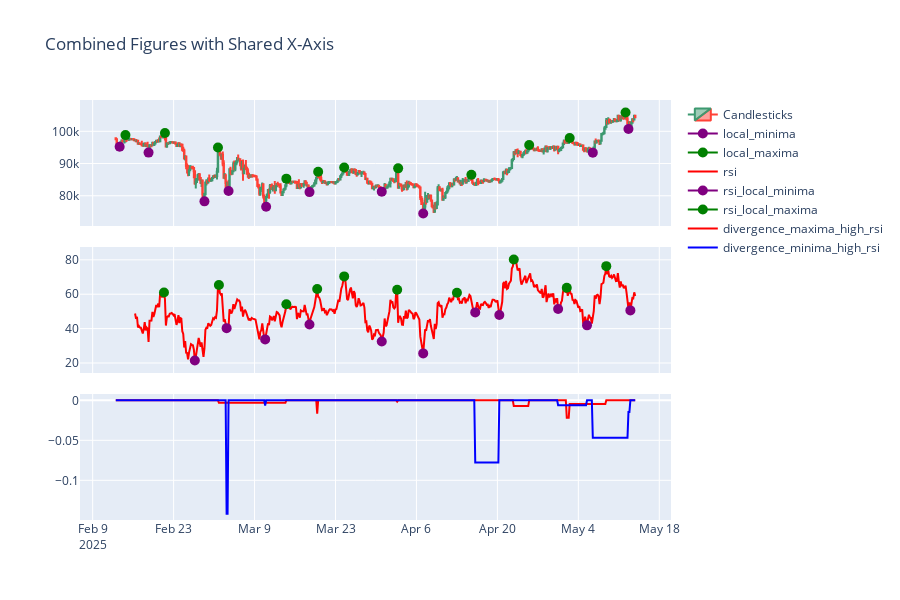

Here is the notebook cell this chart was saved with:
### Code cell
# Create a subplot figure with 3 rows and shared x-axis
fig = make_subplots(rows=3, cols=1, shared_xaxes=True, vertical_spacing=0.05)

# Add fig1 traces to the first row
fig.update_xaxes(rangeslider_visible=False)

for trace in fig1.data:
    fig.add_trace(trace.update(xaxis="x1"), row=1, col=1)

# Add fig2 traces to the second row
for trace in fig2.data:
    fig.add_trace(trace, row=2, col=1)

# Add fig3 traces to the third row
for trace in fig3.data:
    fig.add_trace(trace, row=3, col=1)

# Update layout for better appearance
fig.update_layout(height=600, title_text="Combined Figures with Shared X-Axis")

# Show the combined figure
fig.show()

### Figure 1 — Plotly figure (JSON) as saved in the notebook; plotly's stock layout.template omitted (floating-point values rounded to 4 significant figures; data arrays with more than 128 entries replaced by an {"elided": "..."} marker saying what was removed)
{"data": [{"close": {"elided": "540 float values"}, "high": {"elided": "540 float values"}, "low": {"elided": "540 float values"}, "name": "Candlesticks", "open": {"elided": "540 float values"}, "type": "candlestick", "x": {"elided": "540 str values"}, "xaxis": "x", "yaxis": "y"}, {"marker": {"color": "purple", "size": 10}, "mode": "lines+markers", "name": "local_minima", "type": "scatter", "x": {"elided": "540 str values"}, "xaxis": "x", "y": {"elided": "540 float values"}, "yaxis": "y"}, {"marker": {"color": "green", "size": 10}, "mode": "lines+markers", "name": "local_maxima", "type": "scatter", "x": {"elided": "540 str values"}, "xaxis": "x", "y": {"elided": "540 float values"}, "yaxis": "y"}, {"marker": {"color": "red"}, "mode": "lines", "name": "rsi", "type": "scatter", "x": {"elided": "540 str values"}, "xaxis": "x2", "y": {"elided": "540 float values"}, "yaxis": "y2"}, {"marker": {"color": "purple", "size": 10}, "mode": "lines+markers", "name": "rsi_local_minima", "type": "scatter", "x": {"elided": "540 str values"}, "xaxis": "x2", "y": {"elided": "540 float values"}, "yaxis": "y2"}, {"marker": {"color": "green", "size": 10}, "mode": "lines+markers", "name": "rsi_local_maxima", "type": "scatter", "x": {"elided": "540 str values"}, "xaxis": "x2", "y": {"elided": "540 float values"}, "yaxis": "y2"}, {"marker": {"color": "red"}, "mode": "lines", "name": "divergence_maxima_high_rsi", "type": "scatter", "x": {"elided": "540 str values"}, "xaxis": "x3", "y": {"elided": "540 float values"}, "yaxis": "y3"}, {"marker": {"color": "blue"}, "mode": "lines", "name": "divergence_minima_high_rsi", "type": "scatter", "x": {"elided": "540 str values"}, "xaxis": "x3", "y": {"elided": "540 float values"}, "yaxis": "y3"}], "layout": {"height": 600, "title": {"text": "Combined Figures with Shared X-Axis"}, "xaxis": {"anchor": "y", "domain": [0, 1], "matches": "x3", "rangeslider": {"visible": false}, "showticklabels": false}, "xaxis2": {"anchor": "y2", "domain": [0, 1], "matches": "x3", "rangeslider": {"visible": false}, "showticklabels": false}, "xaxis3": {"anchor": "y3", "domain": [0, 1], "rangeslider": {"visible": false}}, "yaxis": {"anchor": "x", "domain": [0.7, 1]}, "yaxis2": {"anchor": "x2", "domain": [0.35, 0.65]}, "yaxis3": {"anchor": "x3", "domain": [0, 0.3]}}}
